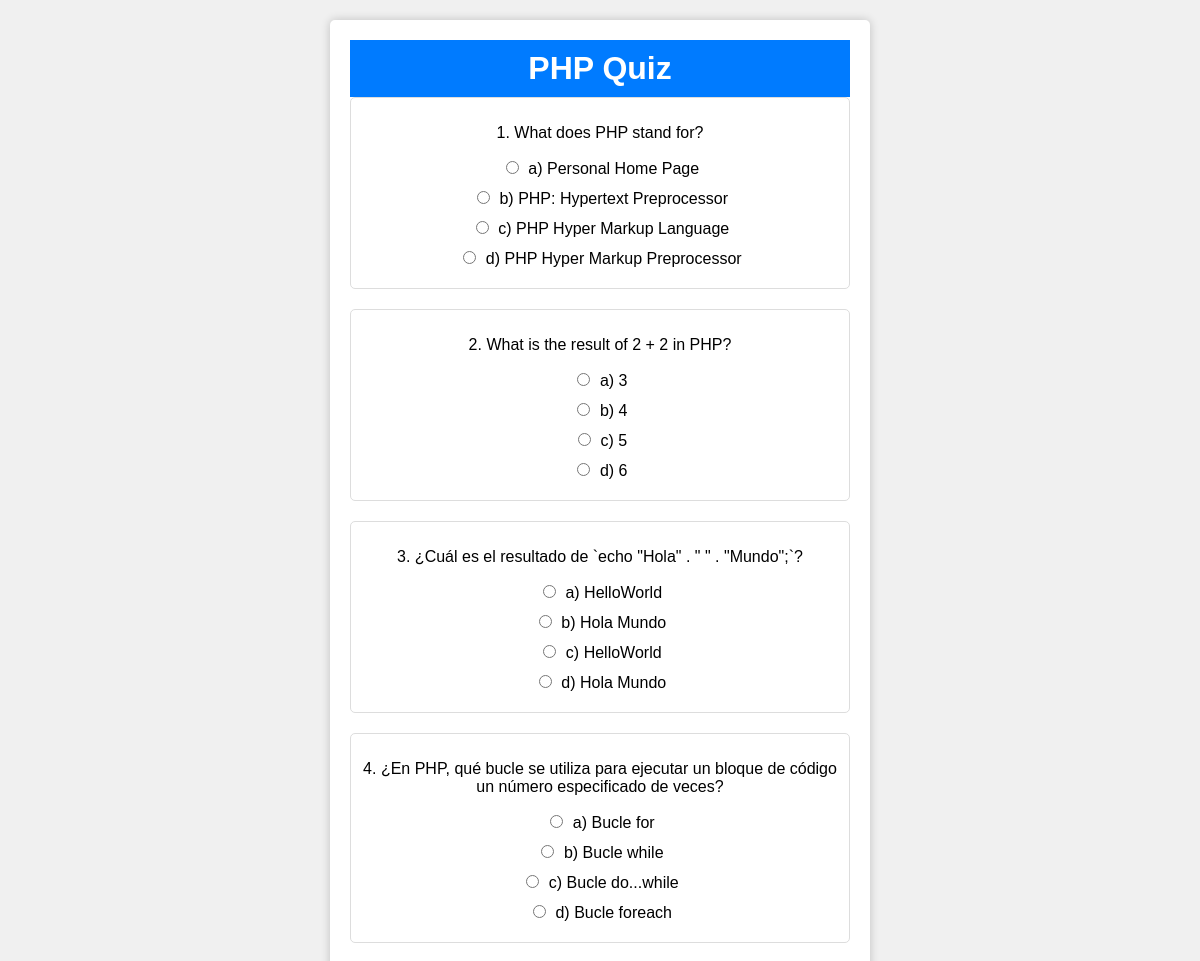
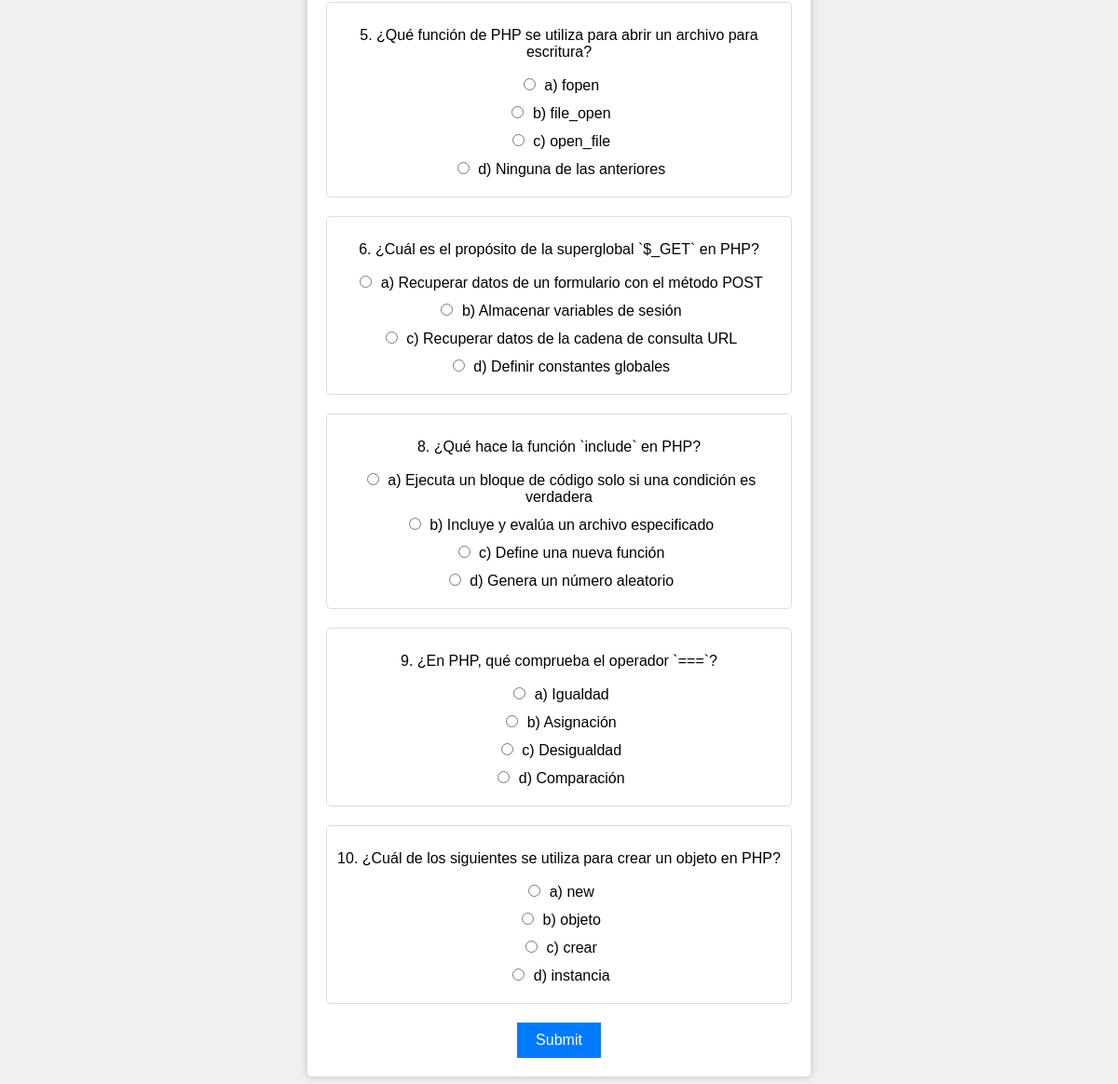
/Parte_2/src/index.php, run on the app's committed database (2 pictures, top to bottom).
### tables this page shows
CREATE TABLE IF NOT EXISTS `QUESTION` (
  `question_id` INT NOT NULL AUTO_INCREMENT,
  `question_text` VARCHAR(255) NOT NULL,
  `option_a` VARCHAR(255) NOT NULL,
  `option_b` VARCHAR(255) NOT NULL,
  `option_c` VARCHAR(255) NOT NULL,
  `option_d` VARCHAR(255) NOT NULL,
  `correct_option` VARCHAR(1) NOT NULL,
  `QUIZ_quiz_id` INT NOT NULL,
  `question_type` ENUM('single_choice', 'multiple_choice', 'short_answer') NULL,
  PRIMARY KEY (`question_id`),
  INDEX `fk_QUESTION_QUIZ_idx` (`QUIZ_quiz_id` ASC) VISIBLE,
  CONSTRAINT `fk_QUESTION_QUIZ`
    FOREIGN KEY (`QUIZ_quiz_id`)
    REFERENCES `QUIZ` (`quiz_id`)
    ON DELETE NO ACTION
    ON UPDATE NO ACTION);

### Parte_2/src/index.php (the view, shortened to what this page needs)
<?php
    $servername = "db";
    $username = "user";
    $password = "user";
    $conn = new mysqli($servername, $username, $password, "quiz2");
?>
<!DOCTYPE html>
<html lang="en">
<head>
    <link rel="stylesheet" href="quiz.css">
</head>
<body>
    <form method="post" action="index.php">
        <h1>PHP Quiz</h1>
        <?php
            $sql = "SELECT * FROM QUESTION WHERE QUIZ_quiz_id = 1";
            $result = $conn->query($sql);
            if ($result->num_rows > 0) {
                $i = 1;
                while($row = $result->fetch_assoc()) {
                    echo "<div class='question'>";
                    echo "<p>" . " " . $row["question_text"] . "</p>";
                    echo "<label><input type='radio' name='q" . $i . "' value='a'> " . $row["option_a"] . "</label>";
                    echo "<label><input type='radio' name='q" . $i . "' value='b'> " . $row["option_b"] . "</label>";
                    echo "<label><input type='radio' name='q" . $i . "' value='c'> " . $row["option_c"] . "</label>";
                    echo "<label><input type='radio' name='q" . $i . "' value='d'> " . $row["option_d"] . "</label>";
                    echo "</div>";
                    $i++;
                }
            } else {
                echo "0 results";
            }
        ?>
        <input type="submit" value="Submit">
    </form>
</body>
</html>

### Parte_2/src/quiz.css (style rules this page uses)
body { font-family: Arial, sans-serif; background-color: #f0f0f0; margin: 0; padding: 0; text-align: center; }
h1 { background-color: #007bff; color: #fff; padding: 10px; margin: 0; }
form { max-width: 500px; margin: 20px auto; padding: 20px; background-color: #fff; border-radius: 5px; box-shadow: 0 0 10px rgba(0, 0, 0, 0.2); }
.question { margin-bottom: 20px; padding: 10px; border: 1px solid #ddd; border-radius: 5px; }
label { display: block; margin-bottom: 10px; }
input[type="radio"] { margin-right: 5px; }
input[type="submit"] { background-color: #007bff; color: #fff; border: none; padding: 10px 20px; font-size: 16px; cursor: pointer; }

### data on the page
question: question_text "1. What does PHP stand for?", option_a "a) Personal Home Page", option_b "b) PHP: Hypertext Preprocessor", option_c "c) PHP Hyper Markup Language", option_d "d) PHP Hyper Markup Preprocessor"
question: question_text "2. What is the result of 2 + 2 in PHP?", option_a "a) 3", option_b "b) 4", option_c "c) 5", option_d "d) 6"
question: question_text "3. ¿Cuál es el resultado de `echo \"Hola\" . \" \" . \"Mundo\";`?", option_a "a) HelloWorld", option_b "b) Hola Mundo", option_c "c) HelloWorld", option_d "d) Hola Mundo"
question: question_text "4. ¿En PHP, qué bucle se utiliza para ejecutar un bloque de código un número especificado de veces?", option_a "a) Bucle for", option_b "b) Bucle while", option_c "c) Bucle do...while", option_d "d) Bucle foreach"
question: question_text "5. ¿Qué función de PHP se utiliza para abrir un archivo para escritura?", option_a "a) fopen", option_b "b) file_open", option_c "c) open_file", option_d "d) Ninguna de las anteriores"
question: question_text "6. ¿Cuál es el propósito de la superglobal `$_GET` en PHP?", option_a "a) Recuperar datos de un formulario con el método POST", option_b "b) Almacenar variables de sesión", option_c "c) Recuperar datos de la cadena de consulta URL", option_d "d) Definir constantes globales"
question: question_text "8. ¿Qué hace la función `include` en PHP?", option_a "a) Ejecuta un bloque de código solo si una condición es verdadera", option_b "b) Incluye y evalúa un archivo especificado", option_c "c) Define una nueva función", option_d "d) Genera un número aleatorio"
question: question_text "9. ¿En PHP, qué comprueba el operador `===`?", option_a "a) Igualdad", option_b "b) Asignación", option_c "c) Desigualdad", option_d "d) Comparación"
question: question_text "10. ¿Cuál de los siguientes se utiliza para crear un objeto en PHP?", option_a "a) new", option_b "b) objeto", option_c "c) crear", option_d "d) instancia"
